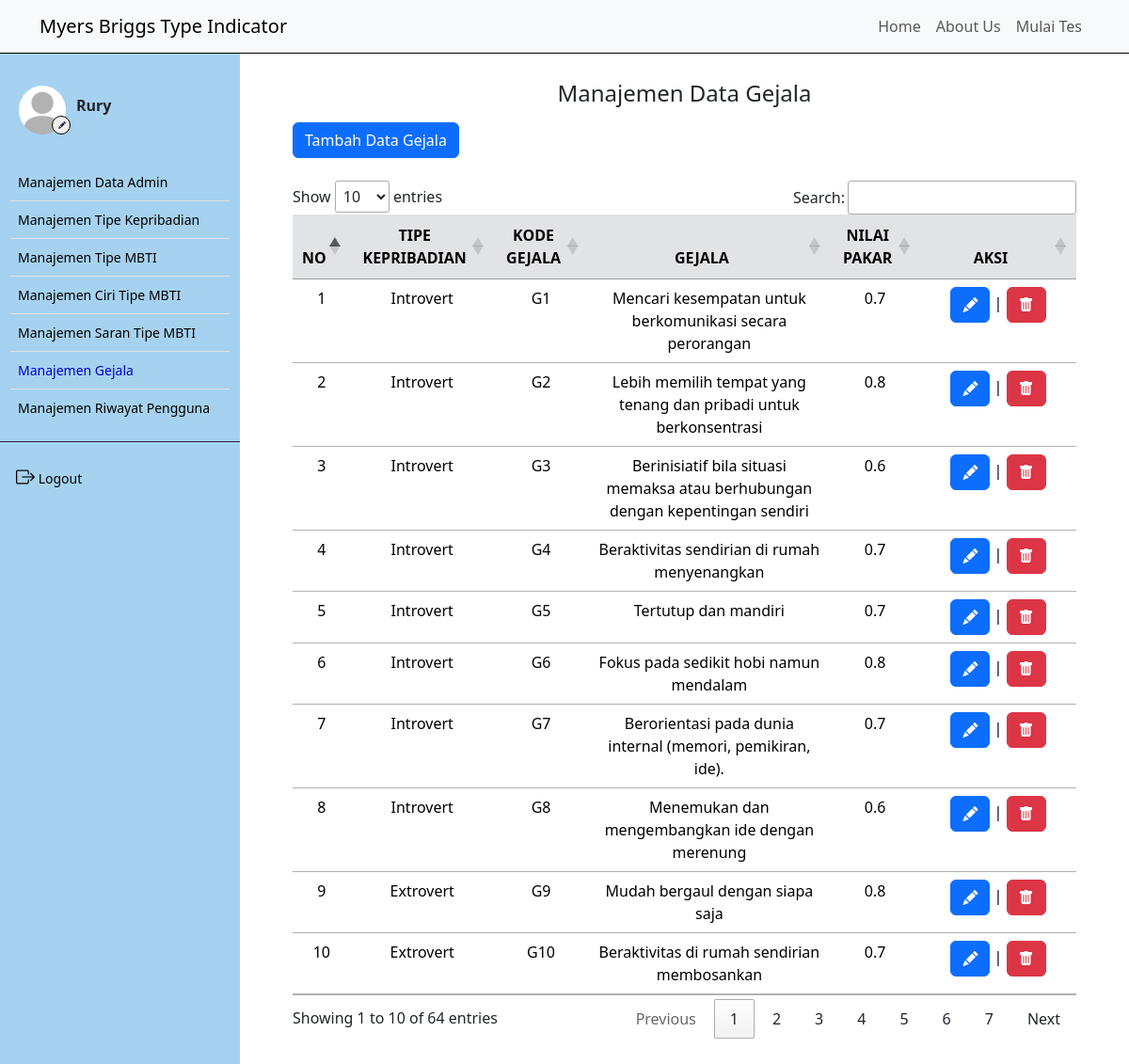
The page /gejala/index.php (signed in) on the database its author committed.
### tables this page shows
CREATE TABLE `user` (
  `iduser` int(11) NOT NULL,
  `nama` varchar(50) NOT NULL,
  `username` varchar(50) NOT NULL,
  `password` varchar(100) NOT NULL,
  `email` varchar(50) NOT NULL,
  `foto` varchar(50) NOT NULL
);

CREATE TABLE `gejala` (
  `id_gejala` int(11) NOT NULL,
  `id_kepribadian` int(11) NOT NULL,
  `kode_gejala` varchar(20) NOT NULL,
  `gejala` text NOT NULL,
  `nilai_pakar` double NOT NULL,
  `relasi` int(11) NOT NULL
);

CREATE TABLE `tp_kepribadian` (
  `id_kepribadian` int(11) NOT NULL,
  `kode_kepribadian` varchar(20) NOT NULL,
  `kepribadian` varchar(30) NOT NULL,
  `inisial` varchar(10) NOT NULL,
  `skala` int(5) NOT NULL,
  `deskripsi` text NOT NULL
);

### controller/main.php (called while the page is built, shortened)
<?php
$conn = mysqli_connect("localhost", "root", "", "mbti");
function query($query)
{
    global $conn;
    $result = mysqli_query($conn, $query);
    $rows = [];
    while ($row = mysqli_fetch_assoc($result)) {
        $rows[] = $row;
    }
    return $rows;
}
function generateRandomKey()
{
    $keyLength = 32;
    $randomBytes = openssl_random_pseudo_bytes($keyLength, $strong);
    if (!$strong) {
        $randomBytes = random_bytes($keyLength);
    }
    return base64_encode($randomBytes);
}
function enkripsi($kata)
{
    $key = generateRandomKey();
    $string = openssl_encrypt($kata, 'AES-256-CBC', $key, 0, substr($key, 0, 16));
    $hasilEnkripsi = base64_encode($key . $string);
    return $hasilEnkripsi;
}
function dekripsi($kata)
{
    $string = base64_decode($kata);
    $key = substr($string, 0, 44);
    $enkripsi = substr($string, 44);
    $hasil = openssl_decrypt($enkripsi, 'AES-256-CBC', $key, 0, substr($key, 0, 16));
    return $hasil;
}
?>

### gejala/index.php (the view, shortened to what this page needs)
<?php
$gejala = query("SELECT * FROM gejala ORDER BY CAST(SUBSTRING(kode_gejala, 2) AS UNSIGNED)");
$current_page = $_SERVER['REQUEST_URI'];
?>
<!DOCTYPE html>
<html lang="en">
<head>
    <link href="https://cdn.jsdelivr.net/npm/bootstrap@5.3.2/dist/css/bootstrap.min.css" rel="stylesheet"
 />
    <link rel="stylesheet" href="https://cdn.jsdelivr.net/npm/bootstrap-icons@1.9.1/font/bootstrap-icons.css" />
    <link rel="stylesheet" href="https://cdn.datatables.net/1.13.4/css/jquery.dataTables.min.css">
    <link rel="stylesheet" href="../style.css">
</head>
<body>
    <div class="content">
        <?php
        require_once('../navbar/navbar_inside.php');
        ?>
        <div class="main-container m-0">
            <div class="d-flex">
                <?php
                require_once('../navbar/sidebar_inside.php');
                ?>
                <div class="contents" style="margin: 75px 0; padding: 10px 40px;">
                    <h4 class="text-center">Manajemen Data Gejala</h4>
                    <div class="ms-3 mt-3">
                        <button class="btn btn-primary" data-bs-toggle="modal" data-bs-target="#saran">Tambah Data Gejala</button>
                    </div>
                    <div class="tabel mt-4 mx-3">
                        <table id="example" class="table table-hover text-center">
                            <thead>
                                <tr class="table-secondary">
                                    <th class="text-center" scope="col">NO</th>
                                    <th class="text-center" scope="col">TIPE KEPRIBADIAN</th>
                                    <th class="text-center" scope="col">KODE GEJALA</th>
                                    <th class="text-center" scope="col">GEJALA</th>
                                    <th class="text-center" scope="col">NILAI PAKAR</th>
                                    <th class="text-center" scope="col" style="width: 130px;">AKSI</th>
                                </tr>
                            </thead>
                            <tbody>
                                <?php
                                $i = 1;
                                foreach ($gejala as $g):
                                    $id_kepribadian = $g['id_kepribadian'];
                                    $kepribadian = query("SELECT kepribadian FROM tp_kepribadian WHERE id_kepribadian = $id_kepribadian")[0];
                                    ?>
                                    <tr>
                                        <td>
                                            <?= $i; ?>
                                        </td>
                                        <td>
                                            <?= $kepribadian['kepribadian']; ?>
                                        </td>
                                        <td>
                                            <?= $g['kode_gejala']; ?>
                                        </td>
                                        <td>
                                            <?= $g['gejala']; ?>
                                        </td>
                                        <td>
                                            <?= $g['nilai_pakar']; ?>
                                        </td>
                                        <td>
                                            <a class="text-decoration-none"
                                                href="edit.php?id=<?= enkripsi($g['id_gejala']); ?>">
                                                <button class="btn btn-primary"><i class="bi bi-pencil-fill"></i></button>
                                            </a>
                                            |
                                            <a class="delete bg-danger" id="delete"
                                                onclick="confirmDelete(<?= $g['relasi']; ?>)">
                                                <button class="btn btn-danger"><i class="bi bi-trash-fill"></i></button>
                                            </a>
                                        </td>
                                    </tr>
                                    <?php
                                    $i++;
                                endforeach;
                                ?>
                            </tbody>
                        </table>
                    </div>
                </div>
            </div>
        </div>
</body>
</html>

### navbar/sidebar_inside.php (shortened to what this page needs)
<?php
require_once '../controller/main.php';
$id_user = dekripsi($_COOKIE['SPmbti']);
$user = query("SELECT * FROM user WHERE iduser = $id_user")[0];
$sidebar_links = array(
    '/mbti/admin/data_admin.php' => 'Manajemen Data Admin',
    '/mbti/tipe_kepribadian/index.php' => 'Manajemen Tipe Kepribadian',
    '/mbti/tipe_mbti/index.php' => 'Manajemen Tipe MBTI',
    '/mbti/ciri-ciri/index.php' => 'Manajemen Ciri Tipe MBTI',
    '/mbti/saran/index.php' => 'Manajemen Saran Tipe MBTI',
    '/mbti/gejala/index.php' => 'Manajemen Gejala',
    '/mbti/riwayat/index.php' => 'Manajemen Riwayat Pengguna'
);
?>
<div class="sidebar" id="side_nav">
    <div class="content-side">
        <div class="profil pt-4">
            <div class="row d-flex align-items-center">
                <div class="col-sm-4 me-0">
                    <img src="../image/<?= $user['foto']; ?>" class="rounded-circle" alt="profil">
                    <a href="profil">
                        <button class="rounded-circle"><i class="bi bi-pencil-fill"></i></button>
                    </a>
                </div>
                <div class="col-sm-8 p-0 m-0">
                    <h6 class="fw-bold">
                        <?= $user['nama']; ?>
                    </h6>
                </div>
            </div>
        </div>
        <div class="">
            <ul class="list-group list-group-flush pt-4 fw-medium">
                <?php foreach ($sidebar_links as $link => $text): ?>
                    <li class="list-group-item">
                        <a href="<?= $link ?>" class="text-decoration-none d-block" <?php if ($current_page === $link)
                              echo 'style="color:mediumblue;"'; ?>>
                            <span>
                                <?= $text ?>
                            </span>
                        </a>
                    </li>
                <?php endforeach; ?>
            </ul>
        </div>
        <hr class="hr-color">
        <ul class="list-unstyled fw-medium pb-5">
            <li>
                <a class="text-decoration-none btn" id="logout" onclick="confirmLogout();">
                    <i class="bi bi-box-arrow-right fs-5"></i>
                    <span>Logout</span>
                </a>
            </li>
        </ul>
    </div>
</div>

### style.css (style rules this page uses)
.content, .contents { min-height: 100vh; width: 100%; }
.sidebar { background: #7ebeeab0; min-width: 255px; max-width: 255px; transition: all ease-in 0.3s; min-height: 100vh; }
hr.hr-color { color: #272247; opacity: 1; }
.sidebar ul { padding: 0 11px; }
.sidebar li a { color: black; padding: 5px; font-size: 14px; margin-left: 0; }
.sidebar .list-group-item { padding: 4px 3px; }
.sidebar .list-group-item { background-color: transparent; }
.content-side { position: fixed; margin-top: 60px; width: 255px; }
.sidebar .profil img { width: 50px; height: 66px; margin-left:20px; padding: 7px 0; display: block; transition: all ease-in 0.3s; object-fit: cover; }
.sidebar .profil button { border: 1px solid black; position: absolute; margin-top: -27px; margin-left: 55px; width: 20px; height: 20px; }
.sidebar .profil button i { font-size: 8px; color: #272247; margin-top: -6px; margin-left: -3px; position: absolute; }

### rows shown on the page
user: foto (placeholder picture), nama "Rury"
gejala: id_kepribadian.kepribadian "Introvert", kode_gejala "G1", gejala "Mencari kesempatan untuk berkomunikasi secara perorangan", nilai_pakar "0.7"
gejala: id_kepribadian.kepribadian "Introvert", kode_gejala "G2", gejala "Lebih memilih tempat yang tenang dan pribadi untuk berkonsentrasi", nilai_pakar "0.8"
gejala: id_kepribadian.kepribadian "Introvert", kode_gejala "G3", gejala "Berinisiatif bila situasi memaksa atau berhubungan dengan kepentingan sendiri", nilai_pakar "0.6"
gejala: id_kepribadian.kepribadian "Introvert", kode_gejala "G4", gejala "Beraktivitas sendirian di rumah menyenangkan", nilai_pakar "0.7"
gejala: id_kepribadian.kepribadian "Introvert", kode_gejala "G5", gejala "Tertutup dan mandiri", nilai_pakar "0.7"
gejala: id_kepribadian.kepribadian "Introvert", kode_gejala "G6", gejala "Fokus pada sedikit hobi namun mendalam", nilai_pakar "0.8"
gejala: id_kepribadian.kepribadian "Introvert", kode_gejala "G7", gejala "Berorientasi pada dunia internal (memori, pemikiran, ide).", nilai_pakar "0.7"
gejala: id_kepribadian.kepribadian "Introvert", kode_gejala "G8", gejala "Menemukan dan mengembangkan ide dengan merenung", nilai_pakar "0.6"
gejala: id_kepribadian.kepribadian "Extrovert", kode_gejala "G9", gejala "Mudah bergaul dengan siapa saja", nilai_pakar "0.8"
gejala: id_kepribadian.kepribadian "Extrovert", kode_gejala "G10", gejala "Beraktivitas di rumah sendirian membosankan", nilai_pakar "0.7"

### other values the page prints
$text "Manajemen Data Admin"
$text "Manajemen Tipe Kepribadian"
$text "Manajemen Tipe MBTI"
$text "Manajemen Ciri Tipe MBTI"
$text "Manajemen Saran Tipe MBTI"
$text "Manajemen Gejala"
$text "Manajemen Riwayat Pengguna"
